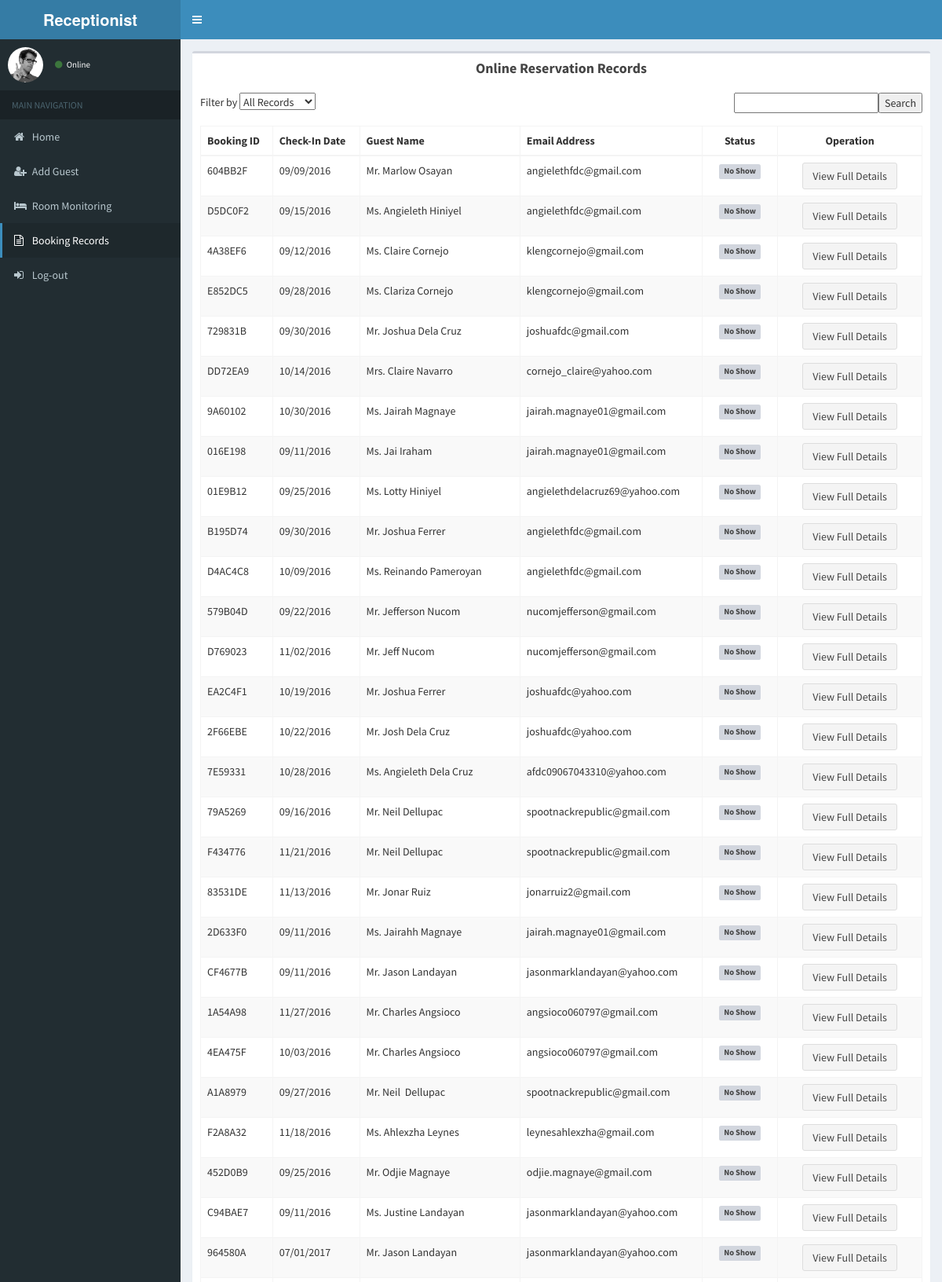
Screenshot of /Receptionist/bookingRecords.php (upper part) with the database file from the repository.
### tables this page shows
CREATE TABLE `tbl_addguest` (
  `addguest_id` int(30) NOT NULL,
  `rcode` varchar(255) NOT NULL,
  `checkin` varchar(255) DEFAULT NULL,
  `checkout` varchar(255) DEFAULT NULL,
  `nights` varchar(11) NOT NULL,
  `arrivaltime` varchar(30) NOT NULL,
  `roomtype` varchar(255) NOT NULL,
  `roomrates` varchar(255) NOT NULL,
  `numberofrooms` varchar(11) NOT NULL,
  `salutation` varchar(255) NOT NULL,
  `firstname` varchar(30) NOT NULL,
  `lastname` varchar(30) NOT NULL,
  `modeofpayment` varchar(255) NOT NULL,
  `guestType` varchar(255) NOT NULL,
  `address` varchar(255) NOT NULL,
  `emailaddress` varchar(30) NOT NULL,
  `contact` bigint(30) NOT NULL,
  `request` varchar(255) NOT NULL,
  `status` varchar(255) NOT NULL,
  `discount` varchar(255) NOT NULL,
  `subTotal` int(255) NOT NULL,
  `totalcost` int(255) NOT NULL,
  `reservation_date` varchar(255) NOT NULL,
  `expiry_date` varchar(255) NOT NULL,
  `reservation_time` varchar(255) NOT NULL,
  `image` varchar(255) NOT NULL
);

### Receptionist/bookingRecords.php (the view, shortened to what this page needs)
<!DOCTYPE html>
<html>
<head>
  <link rel="stylesheet" href="bootstrap/css/bootstrap.min.css">
  <link rel="stylesheet" href="https://maxcdn.bootstrapcdn.com/font-awesome/4.4.0/css/font-awesome.min.css">
  <link rel="stylesheet" href="https://code.ionicframework.com/ionicons/2.0.1/css/ionicons.min.css">
  <link rel="stylesheet" href="dist/css/AdminLTE.min.css">
  <link rel="stylesheet" href="dist/css/skins/_all-skins.min.css">
  <link rel="stylesheet" href="plugins/iCheck/flat/blue.css">
  <link rel="stylesheet" href="plugins/morris/morris.css">
  <link rel="stylesheet" href="plugins/jvectormap/jquery-jvectormap-1.2.2.css">
  <link rel="stylesheet" href="plugins/datepicker/datepicker3.css">
  <link rel="stylesheet" href="plugins/daterangepicker/daterangepicker-bs3.css">
  <link rel="stylesheet" href="plugins/bootstrap-wysihtml5/bootstrap3-wysihtml5.min.css">
 <link rel="stylesheet" href="bootstrap/css/bootstrap.min.css">
  <link rel="stylesheet" href="https://maxcdn.bootstrapcdn.com/font-awesome/4.4.0/css/font-awesome.min.css">
  <link rel="stylesheet" href="https://code.ionicframework.com/ionicons/2.0.1/css/ionicons.min.css">
  <link rel="stylesheet" href="plugins/datatables/dataTables.bootstrap.css">
  <link rel="stylesheet" href="dist/css/AdminLTE.min.css">
  <link rel="stylesheet" href="../../dist/css/skins/_all-skins.min.css">
</head>
<body class="hold-transition skin-blue fixed sidebar-mini">
<div class="wrapper">
  <header class="main-header">
    <a href="" class="logo">
      <span class="logo-lg"><b>Receptionist</b></span>
    </a>
    <nav class="navbar navbar-static-top" role="navigation">
      <a href="" class="sidebar-toggle" data-toggle="offcanvas" role="button">
      </a>
    </nav>
  </header>
  <aside class="main-sidebar">
    <section class="sidebar">
      <div class="user-panel">
        <div class="pull-left image">
          <img src="dist/img/user2-160x160.jpg" class="img-circle" alt="User Image">
        </div>
        <div class="pull-left info">
		   <a href="#"><i class="fa fa-circle text-success"></i> Online</a>
        </div>
      </div>
     <ul class="sidebar-menu">
        <li class="header">MAIN NAVIGATION</li>
		 <li>
          <a href="home.php">
            <i class="fa  fa-home"></i> <span>Home</span>
          </a>
		   <li>
          <a href="addGuest1.php">
            <i class="fa  fa-user-plus"></i> <span>Add Guest</span>
          </a>
		  </li>
		  <li>
          <a href="roomMonitoring.php">
            <i class="fa fa-bed"></i> <span>Room Monitoring</span>
          </a>
        </li>
		<li class="active">
          <a href="bookingRecords.php">
            <i class="fa fa-file-text-o"></i> <span>Booking Records</span>
          </a>
        </li>
        <li>
          <a href="rlogout.php">
            <i class="fa fa-sign-in"></i> <span>Log-out</span>
          </a>
        </li>
      </ul>
    </section>
  </aside>
  <div class="content-wrapper">
	        <section class="content">
          <div class="row">
            <div class="col-xs-12">
          <div class="box">
            <div class="box-header">
             <center> <h3 class="box-title"><b>Online Reservation Records</b></h3></center>
            </div>
            <div class="box-body">
		<form method="GET" action="">
			Filter by <select name="id" class = "a">
				<option hidden selected value ="">
				<?php
				if(isset($_GET['id'])){
					echo $_GET['id'];
				}
				else{
					echo 'All Records';
				}
				?>
				</option>
			</select>
			<input type="submit" name="Submit" value="Search" class="pull-right" />
			<input type="text" name="search" class="pull-right"/>
		</form>
		<br>
		<?php
		if(isset($_GET['search'])){
			$search = ($_GET['search']);
			$qry = mysql_query("SELECT * FROM tbl_addguest where rcode like '%$search%'
					or checkin like '%$search%' or emailaddress like '%$search%'
					or firstname like '%$search%' or lastname like '%$search%'");
		}else{
			if(isset($_GET['id'])){
				if($_GET['id'] ==  "All Records"){
					$qry = mysql_query("SELECT * FROM tbl_addguest");
				}else{
					$id = $_GET['id'];
					$qry = mysql_query("SELECT * FROM tbl_addguest WHERE status = '$id'");
				}
			}
			else{
				$qry = mysql_query("SELECT * FROM tbl_addguest");
			}
		}
		?>
        <table class="table table-bordered table-striped">
            <thead>
				<tr>
                  <th>Booking ID</th>
                  <th>Check-In Date</th>
                  <th>Guest Name</th>
                  <th>Email Address</th>
				  <td align="center"><b>Status</b></td>
				  <td align="center" width="20%"><b>Operation</b></td>
                </tr>
            </thead>
                <tbody>
				<tr>
                <?php
				while($rs=mysql_fetch_array($qry)) {
					echo "<tr>";
					echo "<td>".$rs['rcode']."</td>";
					echo "<td>".$rs['checkin']."</td>";
					echo "<td>".$rs['salutation']."&nbsp;".$rs['firstname']."&nbsp;".$rs['lastname']."</td>";
					echo "<td>".$rs['emailaddress']."</td>";
					echo "<td align='center'>";
					if($rs['status'] == "No Show"){
						echo "<span class='label label-default'>".$rs['status']."</span>";
					}else if($rs['status'] == "Pending"){
						echo "<span class='label label-warning'>".$rs['status']."</span>";
					}else if($rs['status'] == "Arrived"){
						echo "<span class='label label-info'>".$rs['status']."</span>";
					}else if($rs['status'] == "Reserved"){
						echo "<span class='label label-primary'>".$rs['status']."</span>";
					}else if($rs['status'] == "Checked Out"){
						echo "<span class='label label-danger'>".$rs['status']."</span>";
					}else if($rs['status'] == "Cancel"){
						echo "<span class='label label-default'>".$rs['status']."</span>";
					}
					echo "</td>";
					echo "<td align='center'><a   href=bookingdetails.php?guestid=" . $rs['addguest_id'] . '>' . '<input type="submit" name="details" value="View Full Details" class="btn btn-default btn-large">' . "</a>";
					echo "</td>";
					echo "</tr>";
				}
	?>
	</tr>
                </tbody>
              </table>
          </div>
              </div>
		   </div>
          </div>
       </section>
  </div>
  </div>
</body>
</html>

### rows the page displays
tbl_addguest: rcode "604BB2F", checkin "09/09/2016", salutation "Mr.", firstname "Marlow", lastname "Osayan", emailaddress "angielethfdc@gmail.com", status "No Show"
tbl_addguest: rcode "D5DC0F2", checkin "09/15/2016", salutation "Ms.", firstname "Angieleth", lastname "Hiniyel", emailaddress "angielethfdc@gmail.com", status "No Show"
tbl_addguest: rcode "4A38EF6", checkin "09/12/2016", salutation "Ms.", firstname "Claire", lastname "Cornejo", emailaddress "klengcornejo@gmail.com", status "No Show"
tbl_addguest: rcode "E852DC5", checkin "09/28/2016", salutation "Ms.", firstname "Clariza", lastname "Cornejo", emailaddress "klengcornejo@gmail.com", status "No Show"
tbl_addguest: rcode "729831B", checkin "09/30/2016", salutation "Mr.", firstname "Joshua", lastname "Dela Cruz", emailaddress "joshuafdc@gmail.com", status "No Show"
tbl_addguest: rcode "DD72EA9", checkin "10/14/2016", salutation "Mrs.", firstname "Claire", lastname "Navarro", emailaddress "cornejo_claire@yahoo.com", status "No Show"
tbl_addguest: rcode "9A60102", checkin "10/30/2016", salutation "Ms.", firstname "Jairah", lastname "Magnaye", emailaddress "jairah.magnaye01@gmail.com", status "No Show"
tbl_addguest: rcode "016E198", checkin "09/11/2016", salutation "Ms.", firstname "Jai", lastname "Iraham", emailaddress "jairah.magnaye01@gmail.com", status "No Show"
tbl_addguest: rcode "01E9B12", checkin "09/25/2016", salutation "Ms.", firstname "Lotty", lastname "Hiniyel", emailaddress "angielethdelacruz69@yahoo.com", status "No Show"
tbl_addguest: rcode "B195D74", checkin "09/30/2016", salutation "Mr.", firstname "Joshua", lastname "Ferrer", emailaddress "angielethfdc@gmail.com", status "No Show"
tbl_addguest: rcode "D4AC4C8", checkin "10/09/2016", salutation "Ms.", firstname "Reinando", lastname "Pameroyan", emailaddress "angielethfdc@gmail.com", status "No Show"
tbl_addguest: rcode "579B04D", checkin "09/22/2016", salutation "Mr.", firstname "Jefferson", lastname "Nucom", emailaddress "nucomjefferson@gmail.com", status "No Show"
tbl_addguest: rcode "D769023", checkin "11/02/2016", salutation "Mr.", firstname "Jeff", lastname "Nucom", emailaddress "nucomjefferson@gmail.com", status "No Show"
tbl_addguest: rcode "EA2C4F1", checkin "10/19/2016", salutation "Mr.", firstname "Joshua", lastname "Ferrer", emailaddress "joshuafdc@yahoo.com", status "No Show"
tbl_addguest: rcode "2F66EBE", checkin "10/22/2016", salutation "Mr.", firstname "Josh", lastname "Dela Cruz", emailaddress "joshuafdc@yahoo.com", status "No Show"
tbl_addguest: rcode "7E59331", checkin "10/28/2016", salutation "Ms.", firstname "Angieleth", lastname "Dela Cruz", emailaddress "afdc09067043310@yahoo.com", status "No Show"
tbl_addguest: rcode "79A5269", checkin "09/16/2016", salutation "Mr.", firstname "Neil", lastname "Dellupac", emailaddress "spootnackrepublic@gmail.com", status "No Show"
tbl_addguest: rcode "F434776", checkin "11/21/2016", salutation "Mr.", firstname "Neil", lastname "Dellupac", emailaddress "spootnackrepublic@gmail.com", status "No Show"
tbl_addguest: rcode "83531DE", checkin "11/13/2016", salutation "Mr.", firstname "Jonar", lastname "Ruiz", emailaddress "jonarruiz2@gmail.com", status "No Show"
tbl_addguest: rcode "2D633F0", checkin "09/11/2016", salutation "Ms.", firstname "Jairahh", lastname "Magnaye", emailaddress "jairah.magnaye01@gmail.com", status "No Show"
tbl_addguest: rcode "CF4677B", checkin "09/11/2016", salutation "Mr.", firstname "Jason", lastname "Landayan", emailaddress "jasonmarklandayan@yahoo.com", status "No Show"
tbl_addguest: rcode "1A54A98", checkin "11/27/2016", salutation "Mr.", firstname "Charles", lastname "Angsioco", emailaddress "angsioco060797@gmail.com", status "No Show"
tbl_addguest: rcode "4EA475F", checkin "10/03/2016", salutation "Mr.", firstname "Charles", lastname "Angsioco", emailaddress "angsioco060797@gmail.com", status "No Show"
tbl_addguest: rcode "A1A8979", checkin "09/27/2016", salutation "Mr.", firstname "Neil", lastname "Dellupac", emailaddress "spootnackrepublic@gmail.com", status "No Show"
tbl_addguest: rcode "F2A8A32", checkin "11/18/2016", salutation "Ms.", firstname "Ahlexzha", lastname "Leynes", emailaddress "leynesahlexzha@gmail.com", status "No Show"
tbl_addguest: rcode "452D0B9", checkin "09/25/2016", salutation "Mr.", firstname "Odjie", lastname "Magnaye", emailaddress "odjie.magnaye@gmail.com", status "No Show"
tbl_addguest: rcode "C94BAE7", checkin "09/11/2016", salutation "Ms.", firstname "Justine", lastname "Landayan", emailaddress "jasonmarklandayan@yahoo.com", status "No Show"
tbl_addguest: rcode "964580A", checkin "07/01/2017", salutation "Mr.", firstname "Jason", lastname "Landayan", emailaddress "jasonmarklandayan@yahoo.com", status "No Show"
